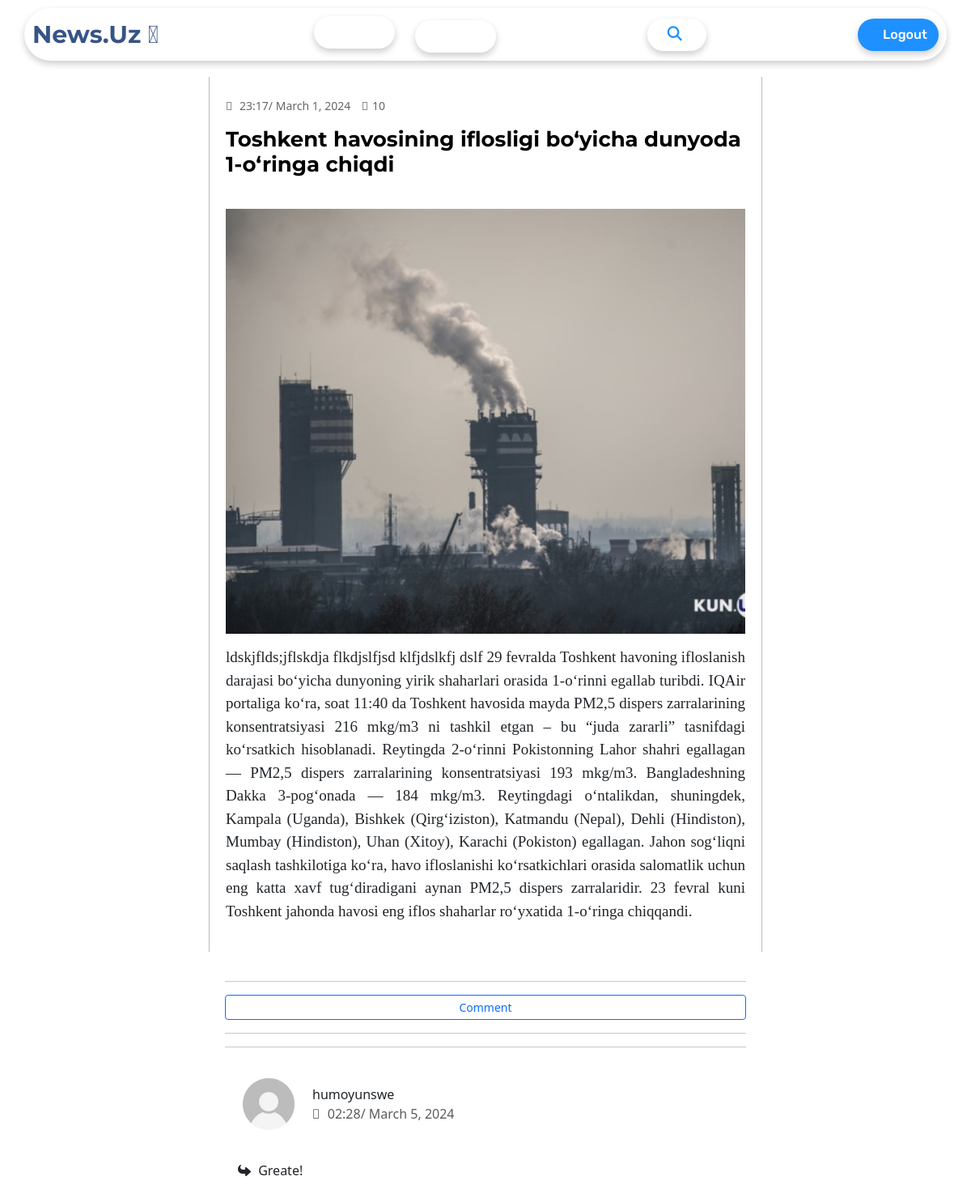
Page /news/detail/2/ (signed in) on the committed database.
### posts/models.py (models this page shows, shortened)
class News(models.Model):
    user = models.ForeignKey(User, models.CASCADE)
    image = models.ImageField(upload_to='media')
    title = models.CharField(max_length=128)
    content = models.TextField()
    post_date = models.DateTimeField(auto_now_add=True)
    viewers = models.IntegerField(default=0)
    class Meta:
        db_table = 'News'

class Comment(models.Model):
    user = models.ForeignKey(User, on_delete=models.CASCADE)
    news = models.ForeignKey(News, on_delete=models.CASCADE)
    comment = models.TextField()
    timestamp = models.DateTimeField(auto_now_add=True)

### users/models.py (models this page shows, shortened)
class Profile(models.Model):
    user = models.OneToOneField(User, on_delete=models.CASCADE)
    profile_image = models.ImageField(upload_to='profile_images', default='default_image.jpg')

### posts/views.py (the view)
# urls.py: path('news/detail/<int:pk>/', views.DetailNews.as_view(), name='DetailNews'),
class DetailNews(DetailView):
    model = News
    template_name = 'posts/detail.html'
    context_object_name = 'content'
    def get(self, request, *args, **kwargs):
        news = self.get_object()
        viewed_news = request.session.get('viewed_news', [])
        if news.pk not in viewed_news:
            news.viewers += 1
            news.save()
            viewed_news.append(news.pk)
            request.session['viewed_news'] = viewed_news
        return super().get(request, *args, **kwargs)
    def get_context_data(self, **kwargs):
        context = super().get_context_data(**kwargs)
        context['comments'] = self.get_object().comment_set.all()
        return context

### posts/templates/posts/detail.html (shortened to what this page needs)
{% extends 'posts/base.html' %}
{% block content %}
     <div class="container_">
        <div class="detail_card">
            <p class="post_date"><i class="fa-duotone fa-calendar-days"></i> {{ content.post_date|date:"H:i/ F j, Y"  }}   <i class="fa-duotone fa-eye views"></i> {{ content.viewers }}</p>
            <div class="img_container">
                <h5 class="detail_title mb-4"> {{ content.title }}</h5>
            </div>
            <div class="img_container">
                <img class="card-img" src="{{ content.image.url }}" alt="Card image cap">
            </div>
            <div class="detail_body">
                <p class="card_text">{{ content.content }}</p>
            </div>
        </div>
        {% if user.is_authenticated %}
            <div class="commend_container">
                <hr>
                <a href="{% url 'comment_add' pk=content.pk %}" class="card-reply-a btn btn-sm btn-outline-primary mr-2 d-flex justify-content-center"> Comment</a>
                <hr>
                {% for comment in comments %}
                <div class="comments comment_back ">
                <hr>
                    <div class="profile-user d-flex align-items-center">
                        <img class="avatar-user rounded-circle m-1" src="{{ comment.user.profile.profile_image.url  }}" alt="Profile Image">
                        <div class="user-details ml-5">
                            <p class="p-username mb-0 font-weight-bold ">{{ comment.user.username }}</p>
                            <p class="p-question-date mb-0 text-muted"><i class="fa-duotone fa-calendar-days"></i> {{ comment.timestamp|date:"H:i/ F j, Y"  }}</p>
                        </div>
                    </div>
                    <div class="card-question comment_back p-3">
                        <div class="card-extra">
                            <p class="tweet-comment-text"><i class="fa-solid fa-reply fa-rotate-180"></i> {{ comment.comment }}</p>
                        </div>
                    </div>
                </div>
                {% endfor %}
            </div>
        {% endif %}
    </div>
{% endblock %}

### posts/static/posts/style.css (style rules this page uses)
* { margin: 0; padding: 0; box-sizing: border-box; }
li, h1, a, button { font-family: 'Roboto', sans-serif; color: black; text-decoration: none; font-weight: 500; }
i { margin-right: 5px; }
.container_ { width: 95%; margin-right: auto; margin-left: auto; }
.post_date { font-size: 14px; color: #666; margin-top: 5px; }
.detail_card { margin: 0 auto; width: 60%; padding: 20px ; height: 100%; border-left: 0.5px solid #0004; border-right: 0.5px solid #0004; }
.img_container { display: flex; justify-content: center; margin-bottom: 15px; }
.card_text { font-family: "PT Serif", serif; text-align: justify; font-weight: 500; font-size: 19px ; }
.card-img { width: 100%; height: 525px; object-fit: cover; }
.detail_title { font-size: 26px; font-weight: 700; color: #000; font-family: "Montserrat", sans-serif; }
.views { margin-left: 10px; margin-right: 1px; }
.commend_container { margin: 0 auto; width: 60%; padding: 20px ; height: 100%; }
.avatar-user { height: 100px; width: 100px; object-fit: cover; margin-right: 10px; }

### rows in the picture
News: post_date "23:17/ March 1, 2024", viewers "10", title "Toshkent havosining iflosligi bo‘yicha dunyoda 1-o‘ringa chiqdi", image (picture), content "ldskjflds;jflskdja flkdjslfjsd klfjdslkfj dslf 29 fevralda Toshkent havoning ifloslanish darajasi bo‘yicha dunyoning yirik shaharlari orasida 1-o‘rinni egallab turibdi. IQAir portaliga ko‘ra, soat 11:40 da Toshkent havosida mayda PM2,5 dispers zarralarining konsentratsiyasi 216 mkg/m3 ni tashkil etgan – bu “juda zararli” tasnifdagi ko‘rsatkich hisoblanadi. Reytingda 2-o‘rinni Pokistonning Lahor shahri egallagan — PM2,5 dispers zarralarining konsentratsiyasi 193 mkg/m3. Bangladeshning Dakka 3-pog‘onada — 184 mkg/m3. Reytingdagi o‘ntalikdan, shuningdek, Kampala (Uganda), Bishkek (Qirg‘iziston), Katmandu (Nepal), Dehli (Hindiston), Mumbay (Hindiston), Uhan (Xitoy), Karachi (Pokiston)…"
Comment: user.profile.profile_image (placeholder picture), user.username "humoyunswe", timestamp "02:28/ March 5, 2024", comment "Greate!"
